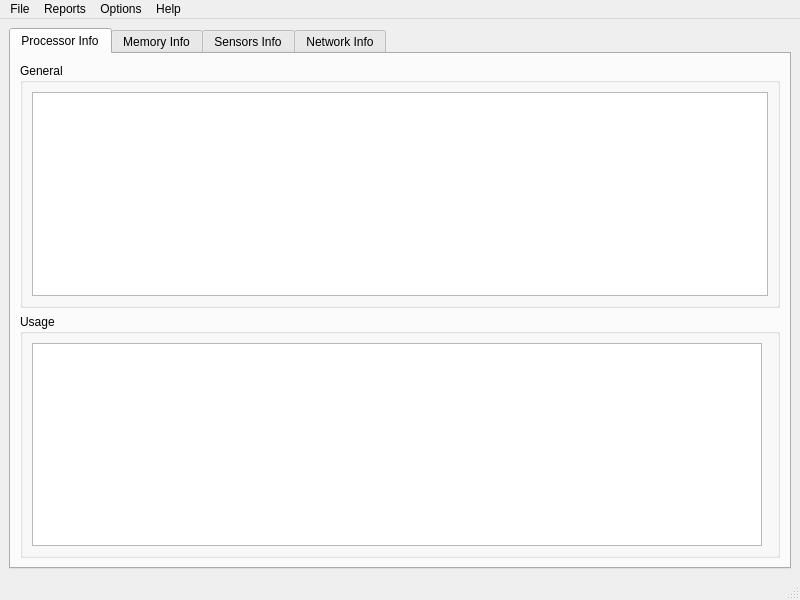
<?xml version="1.0" encoding="UTF-8"?>
<ui version="4.0">
 <class>ComputerMonitorMainWindowUi</class>
 <widget class="QMainWindow" name="ComputerMonitorMainWindowUi">
  <property name="geometry">
   <rect>
    <x>0</x>
    <y>0</y>
    <width>800</width>
    <height>600</height>
   </rect>
  </property>
  <property name="windowTitle">
   <string>MainWindow</string>
  </property>
  <widget class="QWidget" name="centralwidget">
   <layout class="QVBoxLayout" name="verticalLayout">
    <item>
     <widget class="QTabWidget" name="tabWidget">
      <property name="currentIndex">
       <number>0</number>
      </property>
      <widget class="QWidget" name="tab">
       <attribute name="title">
        <string>Processor Info</string>
       </attribute>
       <layout class="QVBoxLayout" name="verticalLayout_2">
        <item>
         <widget class="QGroupBox" name="groupBox">
          <property name="title">
           <string>General</string>
          </property>
          <layout class="QVBoxLayout" name="verticalLayout_3">
           <item>
            <widget class="QTableView" name="tableView_2"/>
           </item>
          </layout>
         </widget>
        </item>
        <item>
         <widget class="QGroupBox" name="groupBox_2">
          <property name="title">
           <string>Usage</string>
          </property>
          <layout class="QHBoxLayout" name="horizontalLayout">
           <item>
            <widget class="QTableView" name="tableView"/>
           </item>
           <item>
            <widget class="QWidget" name="widget" native="true"/>
           </item>
          </layout>
         </widget>
        </item>
       </layout>
      </widget>
      <widget class="QWidget" name="tab_3">
       <attribute name="title">
        <string>Memory Info</string>
       </attribute>
      </widget>
      <widget class="QWidget" name="tab_2">
       <attribute name="title">
        <string>Sensors Info</string>
       </attribute>
       <widget class="QGroupBox" name="groupBox_3">
        <property name="geometry">
         <rect>
          <x>30</x>
          <y>30</y>
          <width>286</width>
          <height>234</height>
         </rect>
        </property>
        <property name="title">
         <string>Sensors</string>
        </property>
        <layout class="QFormLayout" name="formLayout">
         <item row="0" column="0">
          <widget class="QListView" name="listView"/>
         </item>
        </layout>
       </widget>
       <widget class="QGroupBox" name="groupBox_4">
        <property name="geometry">
         <rect>
          <x>470</x>
          <y>120</y>
          <width>120</width>
          <height>80</height>
         </rect>
        </property>
        <property name="title">
         <string>GroupBox</string>
        </property>
       </widget>
      </widget>
      <widget class="QWidget" name="tab_4">
       <attribute name="title">
        <string>Network Info</string>
       </attribute>
      </widget>
     </widget>
    </item>
   </layout>
  </widget>
  <widget class="QMenuBar" name="menubar">
   <property name="geometry">
    <rect>
     <x>0</x>
     <y>0</y>
     <width>800</width>
     <height>20</height>
    </rect>
   </property>
   <widget class="QMenu" name="menuExit">
    <property name="title">
     <string>File</string>
    </property>
    <addaction name="separator"/>
    <addaction name="actionExit"/>
   </widget>
   <widget class="QMenu" name="menuReports">
    <property name="title">
     <string>Reports</string>
    </property>
    <addaction name="actionStart_reporting"/>
    <addaction name="actionStop_Reporting"/>
   </widget>
   <widget class="QMenu" name="menuHelp">
    <property name="title">
     <string>Help</string>
    </property>
    <addaction name="actionAbout"/>
   </widget>
   <widget class="QMenu" name="menuOptions">
    <property name="title">
     <string>Options</string>
    </property>
   </widget>
   <addaction name="menuExit"/>
   <addaction name="menuReports"/>
   <addaction name="menuOptions"/>
   <addaction name="menuHelp"/>
  </widget>
  <widget class="QStatusBar" name="statusbar">
   <property name="statusTip">
    <string/>
   </property>
  </widget>
  <action name="actionExit">
   <property name="text">
    <string>Exit</string>
   </property>
  </action>
  <action name="actionStart_reporting">
   <property name="text">
    <string>Start reporting</string>
   </property>
  </action>
  <action name="actionAbout">
   <property name="text">
    <string>About</string>
   </property>
  </action>
  <action name="actionStop_Reporting">
   <property name="text">
    <string>Stop Reporting</string>
   </property>
  </action>
 </widget>
 <resources/>
 <connections>
  <connection>
   <sender>actionExit</sender>
   <signal>triggered()</signal>
   <receiver>ComputerMonitorMainWindowUi</receiver>
   <slot>close()</slot>
   <hints>
    <hint type="sourcelabel">
     <x>-1</x>
     <y>-1</y>
    </hint>
    <hint type="destinationlabel">
     <x>399</x>
     <y>299</y>
    </hint>
   </hints>
  </connection>
 </connections>
</ui>
